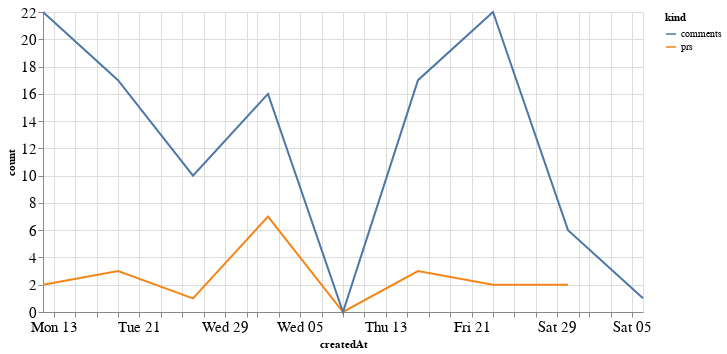

The notebook cell saved with this chart:
### Code cell
alt.Chart(total_time, width=600).mark_line().encode(
    x='createdAt',
    y='count',
    color='kind'
)

### Figure 1 — Vega-Lite specification as saved in the notebook (floating-point values rounded to 4 significant figures)
{"config": {"axisLeft": {"labelFontSize": 15}, "axisBottom": {"labelFontSize": 15}}, "data": {"name": "data-3fe9761b23e4a32b21222aa44913b41d"}, "mark": "line", "encoding": {"color": {"type": "nominal", "field": "kind"}, "x": {"type": "temporal", "field": "createdAt"}, "y": {"type": "quantitative", "field": "count"}}, "width": 600, "$schema": "https://vega.github.io/schema/vega-lite/v4.8.1.json", "datasets": {"data-3fe9761b23e4a32b21222aa44913b41d": [{"createdAt": "2020-07-12T00:00:00", "kind": "prs", "count": 2.0}, {"createdAt": "2020-07-19T00:00:00", "kind": "prs", "count": 3.0}, {"createdAt": "2020-07-26T00:00:00", "kind": "prs", "count": 1.0}, {"createdAt": "2020-08-02T00:00:00", "kind": "prs", "count": 7.0}, {"createdAt": "2020-08-09T00:00:00", "kind": "prs", "count": 0.0}, {"createdAt": "2020-08-16T00:00:00", "kind": "prs", "count": 3.0}, {"createdAt": "2020-08-23T00:00:00", "kind": "prs", "count": 2.0}, {"createdAt": "2020-08-30T00:00:00", "kind": "prs", "count": 2.0}, {"createdAt": "2020-09-06T00:00:00", "kind": "prs", "count": null}, {"createdAt": "2020-07-12T00:00:00", "kind": "comments", "count": 22.0}, {"createdAt": "2020-07-19T00:00:00", "kind": "comments", "count": 17.0}, {"createdAt": "2020-07-26T00:00:00", "kind": "comments", "count": 10.0}, {"createdAt": "2020-08-02T00:00:00", "kind": "comments", "count": 16.0}, {"createdAt": "2020-08-09T00:00:00", "kind": "comments", "count": 0.0}, {"createdAt": "2020-08-16T00:00:00", "kind": "comments", "count": 17.0}, {"createdAt": "2020-08-23T00:00:00", "kind": "comments", "count": 22.0}, {"createdAt": "2020-08-30T00:00:00", "kind": "comments", "count": 6.0}, {"createdAt": "2020-09-06T00:00:00", "kind": "comments", "count": 1.0}]}}
